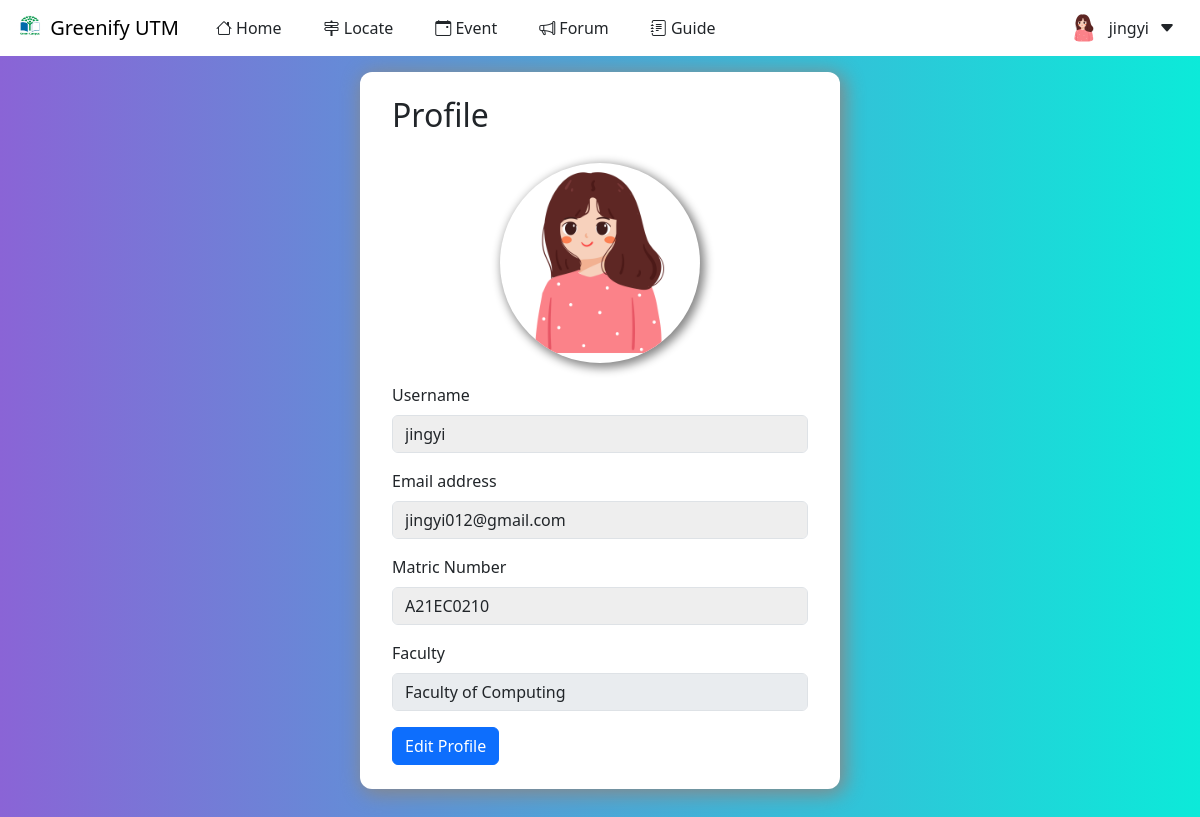
The app's page /profile.php (signed in) with its own data.
### tables this page shows
CREATE TABLE `users` (
  `userID` int(11) NOT NULL,
  `username` varchar(50) DEFAULT NULL,
  `upassword` varchar(255) DEFAULT NULL,
  `email` varchar(255) DEFAULT NULL,
  `userImage` varchar(255) DEFAULT NULL,
  `urole` varchar(20) DEFAULT NULL,
  `faculty` varchar(50) DEFAULT NULL,
  `matricNo` varchar(9) DEFAULT NULL,
  `matricImg` varchar(255) DEFAULT NULL,
  `status` varchar(8) DEFAULT NULL
);

### profile.php (the view, shortened to what this page needs)
<!DOCTYPE html>
<html lang="en">
<head>
    <link href="https://cdn.jsdelivr.net/npm/bootstrap@5.3.1/dist/css/bootstrap.min.css" rel="stylesheet"
>
    <link rel="stylesheet" href="./css/profile.css" />
</head>
<body>
    <?php include('header.php');
    include("connectdb.php");
    if (isset($_SESSION['username'])) {
        $username = $_SESSION['username'];
        $result = mysqli_query($con, "SELECT * FROM users WHERE username = '$username'");
        $row = mysqli_fetch_array($result);
    }
    ?>
    <div class="row g-3 align-items-center" id="cointainer">
        <h2 style="margin-top: 0">Profile</h2>
        <form>
            <div class="profile-container">
                <img src="images/profileImg/<?php if (!$row['userImage']) {
                    echo 'defaultprofile.png';
                } else {
                    echo $row['userImage'];
                } ?>" alt="Avatar" class="round" width="300" height="400">
            </div>
            <div class="mb-3">
                <label for="username" class="form-label">Username</label>
                <div>
                    <input type="text" readonly class="form-control" id="username"
                        value="<?php echo $row['username']; ?>">
                </div>
            </div>
            <div class="mb-3">
                <label for="email" class="form-label">Email address</label>
                <div>
                    <input type="email" readonly class="form-control" id="email" value="<?php echo $row['email']; ?>">
                </div>
            </div>
            <div class="mb-3">
                <label for="matricNo" class="form-label" <?php if ($row['urole'] == 'admin') {
                    echo 'hidden';
                } ?>>Matric  Number</label>
                <div>
                    <input type="text" readonly class="form-control" id="matricNo"
                        value="<?php echo $row['matricNo']; ?>" <?php if ($row['urole'] == 'admin') {
                               echo 'hidden';
                           } ?>>
                </div>
            </div>
            <div class="mb-3">
                <label for="faculty" class="form-label" <?php if ($row['urole'] == 'admin') {
                    echo 'hidden';
                } ?>>Faculty</label>
                <div>
                    <select id="faculty" name="faculty" class="form-control" disabled <?php if ($row['urole'] == 'admin') {
                        echo 'hidden';
                    } ?>>
                        <option value="Computing" <?php if ($row['faculty'] == 'Computing') {
                            echo 'selected';
                        } ?>>Faculty of
                            Computing</option>
                    </select>
                </div>
            </div>
            <div class="d-grid gap-2 d-md-block">
                <a href="editProfile.php"><button type="button" class="btn btn-primary">Edit Profile</button></a>
            </div>
        </form>
    </div>
</body>
</html>

### css/profile.css (style rules this page uses)
body { background-image: linear-gradient(to right, #8a64d6, #0cead9) }
img.round { object-fit: cover; border-radius: 50%; height: 200px; width: 200px; box-sizing: content-box; box-shadow: 3px 3px 10px 2px #888888; }
input[type=text], input[type=email] { background-color: #EEEEEE; }
.profile-container { padding: 1%; margin-bottom: 4%; text-align: center; }
#cointainer { margin: 6% 30% 6% 30%; padding: 2%; border-radius: 12px; background-color: white; box-shadow: 3px 3px 20px 2px #888888; }

### records on screen
users: userImage (picture), username "jingyi", email "jingyi012@gmail.com", matricNo "A21EC0210", faculty "Faculty of Computing"

### other values on screen
$_SESSION['username'] "jingyi"
